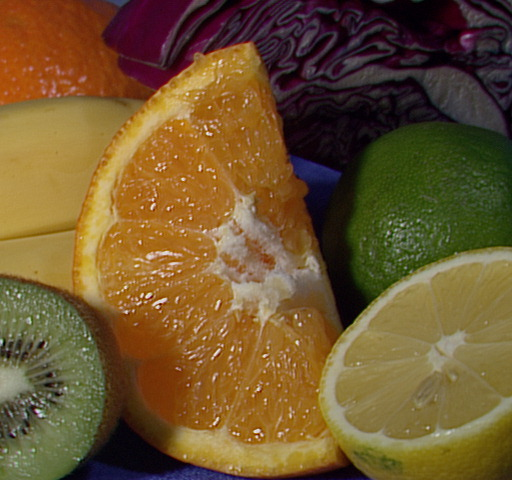
//> input picture arquivoTeste/fruits.jpg, 512 x 480 px, given in place of pass.flv, which was not available
$ ./testeVideoCap   (built with g++ and OpenCV 4)
//> lines starting //> are read from the running program, lines starting //| are printed output that depends on the picture; after the words box and inside, x2 and y2 are one past the last pixel; in counts of white or black regions, pixels touching at a corner belong together; pictures that were not available may be replaced by others from this repository, and a replacement may not be noted
// Arquivo de teste localização da bola em sequência frames
#include<stdio.h>
#include<stdlib.h>
#include<math.h>
#include<algorithm>
#include<string.h>
#include<time.h>

#include<cv.h>
#include<highgui.h>

#include<set>


using namespace std;
using namespace cv;

//================== Inicio Tranformada Circular ==================================

/* TODO

- filtrar picos próximos
- restringir busca em região de interesse
- fazer análise de histograma
- usar magnitude do gradiente ( a pensar)
- pensar em parâmetros para aplicar reiniciar o tracking

*/

/* Convenções:
	- No opencv o sistema de coordenadas (até das funções geométricas) é sempre igual ao de matrizes.
	Ou seja o ponto (x,y) é coluna x e linha y, sendo a coluna crescente da esquerda para a direita e a linha crescente
	do topo para baixo. Essa convenção é usada no código, intercambiando-se com a convenção (i,j) para linha i e coluna j.

*/

//================== Stuff ========================================================
#define INF (1<<29)
#define MAXR (1024)

double pi = acos(-1.0);

// Diz se o ponto (x,y) está dentro do Retangulo [0,nx) x [0,ny)
#define INSIDE(x,y,nx,ny) (((x) >=0 && (x) < (nx) && (y)>=0 && (y) < (ny))?1:0)

// Estrutura que representa uma possível resposta no espaço de busca.
struct acmPoint{
	double vnorm; // valor normalizado da votação
	int rad,cx,cy; // raio, centro (cx,cy)
	bool inic;

	acmPoint(){inic = false;}

	acmPoint(int rad_, int cx_,int cy_, double vnorm_ = 0){
		rad = rad_; cx = cx_; cy = cy_;
		vnorm = vnorm_;
		inic = true;
	}

	inline bool operator< (const acmPoint &p) const{
		return (vnorm < p.vnorm);
	}
};


// dado vetor gradiente (dx,dy) e variação angular delta calcula o intervalo de ângulo de tamanho delta
// centrado na direção do vetor gradiente. Assume delta > 0.
pair<double,double> calcThetaRange(double dx,double dy,double delta = 2*pi){
	double theta = atan2(dy,dx);
	double d = delta/2;

	double ti = theta-d;
	double tf = theta+d;


	return pair<double,double>(ti,tf);
}

//=================================================================================


//================== Acumulador de votos ==========================================

// Estrutura que representa o espaço acumulador
struct acumulator{
	int nrad,nrow,ncol; // numero de raios, linhas e colunas
	int*** m; // matriz com os valores das votações
	int minr,maxr; // menor e maior raio considerados

	acumulator(int nrad_,int nrow_, int ncol_, int minr=5,int maxr=5){
		int i,j,k;
		nrad = nrad_;
		nrow = nrow_;
		ncol = ncol_;
		m = new int**[nrad];
		for(i=0;i<nrad;i++){
			m[i] = new int*[nrow];
			for(j=0;j<nrow;j++){
				m[i][j] = new int[ncol];
				for(k=0;k<ncol;k++)
					m[i][j][k] = 0;
			}
		}
	}

	~acumulator(){
		int i,j;
		for(i=0;i<nrad;i++){
			for(j=0;j<nrow;j++){
				delete[] m[i][j];
			}
			delete[] m[i];
		}
		delete[] m;
	}
};
//=================================================================================

//================= Discretização e Incremento de arco circular ===================

// Dado matriz (2d) de votação m com dimensão nrow x ncol.
// Percorre o arco-circular centrado em (cx,cy) de raio r no intervalo thetaRange incrementando a votação do
// valor inc

double epsIncCirc = 0.0000001;

int incCirc(int **m,int nrow,int ncol, int cx,int cy,int r,
pair<double,double> thetaRange = pair<double,double>(0.0,2*pi),int inc=1){

	double theta = thetaRange.first;
	if(theta == 0.0) theta += epsIncCirc;

	double h = sqrt(r*r + 0.35);
	double step = acos(r/h);

//	printf("%lf\n",step);
	double x,y;
	int ix,iy,antx=-INF,anty=-INF;
	int pcount=0;


	for(;theta < thetaRange.second ; theta += step){
		x = cx + r*cos(theta);
		y = cy + r*sin(theta);

		ix = (int)x;iy = (int)y;
		if(ix == antx && iy == anty) continue;
		pcount++;

		if(m != NULL && INSIDE(ix,iy,ncol,nrow))
			m[iy][ix] += inc;

		antx = x;anty = y;
	}

	return pcount;

}

//=================================================================================


//================== Calculo do valor normalizado =================================

// calcula raio dos circulos discretizados para poder normalizar
int preCalcDiscP[MAXR];
bool inicPreCalcDiscP=false;

void fillPreCalcDiscP(){
	for(int i=2;i<MAXR;i++)
		preCalcDiscP[i] = incCirc(NULL,2*i,2*i,i,i,i);
	inicPreCalcDiscP=true;
}


// mascara usada para ponderar votação em uma vizinhança
int vNormMask[3][3] =
{
{1,2,1},
{2,10,2},
{1,2,1}
};
int sumVNormMask = 22;

// Dado matriz de votação m com dimensão nx x ny.
// Calcula valor normalizado da votação do ponto (x,y) relativo ao raio r. Retornar algo em [0,1].
double calcVNorm(int **m,int x,int y,int nx,int ny,int rad){
	int i,j;
	double vnorm=0;


	for(i = -1; i<=1;i++)
		for(j=-1;j<=1;j++){
			if(INSIDE(x + j ,y + i,nx,ny)){
				vnorm += m[y+i][x+j]*vNormMask[i+1][j+1];
			}
		}

	vnorm = vnorm/(sumVNormMask*preCalcDiscP[rad]);
	return vnorm;

}
//=================================================================================

//================== Core Tranformada =============================================


// Dado imagem em escala de cinza gray, menor raio a ser buscado minr, maior raio a ser buscado maxr,
// treshold usado para Canny cannyt. Preenche o vetor output com os picos achados no espaço acumulador.
// São retornados os maiores thNCirc picos que tem valor normalizado acima de thVNorm.

void houghC1(Mat &gray, int minr, int maxr , int cannyt, vector<acmPoint> &output, unsigned int thNCirc = 1, double thVNorm = -1){
	Mat edges,Ix,Iy;
	double deltaTheta = 0.79; // 45 graus
	int i,j,rad;
	pair<double,double> dTheta;
	set<acmPoint> outputMinHeap;

	output.clear();

	Canny(gray,edges,cannyt,cannyt,3,true);
	Sobel(gray,Ix,DataType<double>::depth,1,0,3,((double)1)/(8*255)); // [-0.5, 0.5]
	Sobel(gray,Iy,DataType<double>::depth,0,1,3,((double)1)/(8*255)); // [-0.5, 0.5]

	imshow("edges",edges);

	acumulator acm(maxr - minr + 1, edges.rows, edges.cols,minr,maxr);

	for(rad = minr; rad <= maxr; rad++){
		for(i=0;i<edges.rows;i++){
			const uchar* edgesl = edges.ptr<uchar>(i);
			const double* Ixl = Ix.ptr<double>(i);
			const double* Iyl = Iy.ptr<double>(i);

			for(j=0;j<edges.cols;j++){
				if(edgesl[j] > 0){

				    dTheta = calcThetaRange(Ixl[j],Iyl[j],deltaTheta);
					incCirc(acm.m[rad-minr],acm.nrow,acm.ncol,j,i,rad,dTheta);
				}
			}
		}
	}

	double vnorm;

	if(!inicPreCalcDiscP)
		fillPreCalcDiscP();

	for(rad=0;rad<acm.nrad;rad++){
//		printf("rad = %d\n",rad + minr);
		for(i=0;i<acm.nrow;i++){
			for(j=0;j<acm.ncol;j++){
				vnorm = calcVNorm(acm.m[rad],j,i,acm.ncol,acm.nrow,rad + minr);

				if(vnorm > thVNorm){
					if(outputMinHeap.size() < thNCirc || outputMinHeap.begin()->vnorm < vnorm){
						// add acmPoint
						outputMinHeap.insert(acmPoint(rad + minr , j, i, vnorm));

						if(outputMinHeap.size() > thNCirc){
							outputMinHeap.erase(outputMinHeap.begin());
						}
					}
				}

//				printf("%d(%.4lf)  ",acm.m[rad][i][j],vnorm);
			}
//			printf("\n");
		}
//		printf("\n");
	}

	set<acmPoint>::reverse_iterator rit;
	for(rit = outputMinHeap.rbegin(); rit != outputMinHeap.rend(); ++rit){
		output.push_back(*rit);
	}

}
//=================================================================================


//============================== Achar bola ====================================

acmPoint findBall(Mat &roiImg, int minr, int maxr, double thScore = -1){
	int thNCirc = 10;
	int thCanny = 100;

	vector<acmPoint> circles;
	houghC1(roiImg,minr,maxr,thCanny,circles,thNCirc,thScore);

	//TODO fazer análise de histograma para filtrar aqui

	return circles[0];

}


//=================================================================================


//============================== Ajuste da ROI ====================================


void trackBall(const Mat &imgAnt, Mat &imgAt,const Rect &ROIat,const acmPoint &ballAnt, acmPoint &newBall, Rect &newROI,
int minr=0, int maxr=0, bool firstTime = false){
	int deltaR=1;
	int limMinR = 2;
	int limMaxR = min(imgAt.rows/2,imgAt.cols/2);
	double roiScale=3;
	Rect roiRect;

	if(firstTime){
		roiRect = Rect(0,0,imgAt.cols-1,imgAt.rows-1);

	}else{
		roiRect = ROIat;
		if(ballAnt.inic){
			minr = max(limMinR,ballAnt.rad-deltaR);
			maxr = min(limMaxR,ballAnt.rad+deltaR);
		}
	}

	Mat roiImg = imgAt(roiRect);
	newBall = findBall(roiImg,minr,maxr);
	newBall.cx += roiRect.x;
	newBall.cy += roiRect.y;

	Point center(newBall.cx,newBall.cy);
	int rad = newBall.rad;

	newROI = Rect(center.x - roiScale*rad, center.y - roiScale*rad,2*roiScale*rad,2*roiScale*rad);
	newROI = newROI & Rect(0,0,imgAt.cols-1,imgAt.rows-1);
	printf("vnorm = %lf\n rad = %d\n",newBall.vnorm,newBall.rad);

}

//=================================================================================


//================================== Fim ==========================================


int main(int, char**)
{
    VideoCapture cap("./arquivoTeste/pass.flv"   /*"./arquivoTeste/embx.flv"*/);
    if(!cap.isOpened())
        return -1;

    Mat gray,frame,gray2,grayAnt;

    vector<acmPoint> circles;
    bool firstFrame = true;
    Rect roiRect,newRoiRect;
    acmPoint ballAt,newBall;

    double thRestart = 0.28; //0.35;
    int countRestart = 0;

    int globalMinR=2,globalMaxR=10;
    Rect inicRoi(130,175,25,25);


    for(;;)
    {

        cap >> frame;
//> frame is the input picture: 480 rows x 512 cols, CV_8UC3; mean B, G, R 46.2, 85.6, 110.8


        cvtColor(frame, gray, CV_BGR2GRAY);
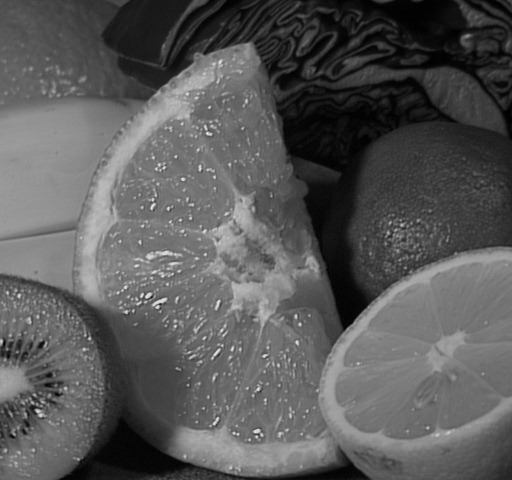
//> gray: 480 rows x 512 cols, CV_8UC1; min 0, max 238, mean 88.7
        gray2 = gray.clone();


        GaussianBlur(gray, gray, Size(5,5), 1.5, 1.5);

        if(firstFrame){
        	trackBall(grayAnt,gray,inicRoi,acmPoint(),newBall,newRoiRect,globalMinR,globalMaxR,false);
//> in trackBall, `Mat roiImg = imgAt(roiRect);`:
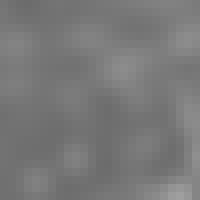
//> roiImg: 25 rows x 25 cols, CV_8UC1 (shown 8 times larger); min 108, max 159, mean 120.4
//> in houghC1, `Canny(gray,edges,cannyt,cannyt,3,true);`:
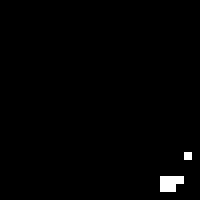
//> edges: 25 rows x 25 cols, CV_8UC1 (shown 8 times larger); 0.96% white in thin lines or dots, all inside (x1, y1, x2, y2) = (20, 19, 24, 24)
//> in houghC1, `Sobel(gray,Ix,DataType<double>::depth,1,0,3,((double)1)/(8*255));`:
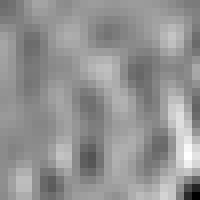
//> Ix: 25 rows x 25 cols, CV_64FC1 (shown 8 times larger); min -0.0662, max 0.0515, mean 0.00199; drawn with min black and max white
//> in houghC1, `Sobel(gray,Iy,DataType<double>::depth,0,1,3,((double)1)/(8*255));`:
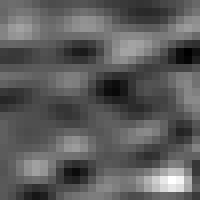
//> Iy: 25 rows x 25 cols, CV_64FC1 (shown 8 times larger); min -0.0304, max 0.0544, mean 0.000556; drawn with min black and max white
//> the loop in houghC1, `for(rad=0;rad<acm.nrad;rad++)` made 9 passes
//> vnorm on passes 1 to 9: 0.00379, 0.0136, 0.00337, 0, 0, 0, 0, 0, 0
//> after the loop in houghC1, `for(rad=0;rad<acm.nrad;rad++)`: vnorm = 0; outputMinHeap = 10 items
//> the loop in houghC1, `for(rit = outputMinHeap.rbegin(); rit != outputMinHeap.rend(); ++rit)` made 10 passes
//> in trackBall, `newBall.cx += roiRect.x;`: newBall.cx = 151
//> in trackBall, `newBall.cy += roiRect.y;`: newBall.cy = 198
//> in trackBall, `Point center(newBall.cx,newBall.cy);`: center = Point(151, 198)
//> in trackBall, `int rad = newBall.rad;`: rad = 2
//> in trackBall, `newROI = Rect(center.x - roiScale*rad, center.y - roiScale*rad,2*roiSc..`: newROI = Rect(145, 192, 12, 12)
//| vnorm = 0.121212
//|  rad = 2
//> newRoiRect = Rect(145, 192, 12, 12)
        }else{

        	if(ballAt.vnorm < thRestart){
        		countRestart++;
			}else
				countRestart = 0;

			if(countRestart == 10){
				trackBall(grayAnt,gray,roiRect,ballAt,newBall,newRoiRect,globalMinR,globalMaxR,true);
				countRestart = 0;
        	}else{
        		trackBall(grayAnt,gray,roiRect,ballAt,newBall,newRoiRect);
        	}

        }

        // [8 lines of commented-out code are left out]

		circle(frame,Point(newBall.cx,newBall.cy),newBall.rad,Scalar(255,0,0),2);
//> frame: 480 rows x 512 cols, CV_8UC3; 37 pixels changed, all inside (x1, y1, x2, y2) = (148, 195, 155, 202)

		rectangle(frame,Point(newRoiRect.x,newRoiRect.y),Point(newRoiRect.x + newRoiRect.width - 1,
		newRoiRect.y + newRoiRect.height -1),Scalar(0,255,0));
//> frame: 480 rows x 512 cols, CV_8UC3; mean B, G, R 46.2, 85.6, 110.8

        imshow("video", frame);

        char ch = waitKey(40);
//> the 'q' key is pressed
        if(ch >= 0){
        	if(ch == 'a'){
        		imwrite("testeImg7.jpeg",gray2);
        		imwrite("verificador7.jpeg",frame);
        	}
        	if(ch == 'q')
        		break;
        }

        ballAt = newBall;
        roiRect = newRoiRect;


		grayAnt = gray.clone();
		firstFrame = false;
    }

    return 0;
}
